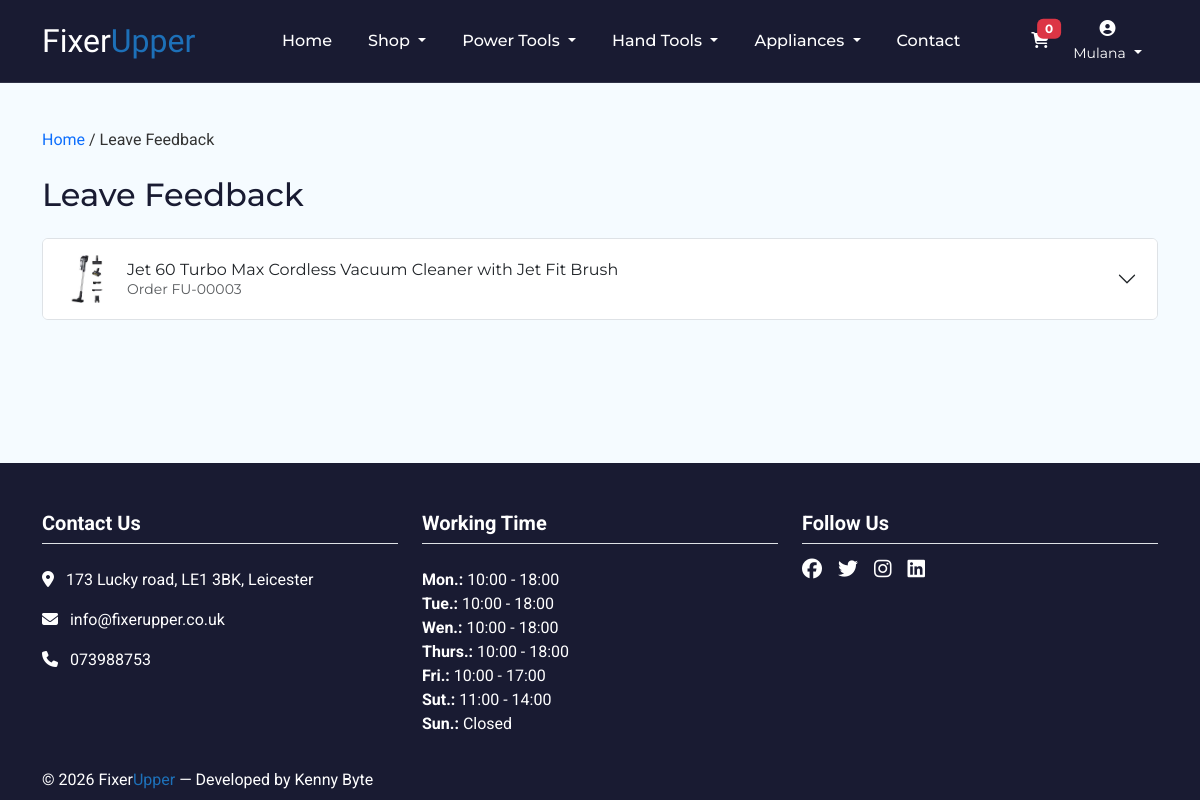
/feedback.php (signed in), run on the app's committed database.
### tables this page shows
CREATE TABLE `categories` (
  `id` int(11) NOT NULL,
  `parent` int(11) NOT NULL,
  `category` varchar(255) NOT NULL,
  `active` tinyint(1) NOT NULL DEFAULT 0
);

CREATE TABLE `products` (
  `id` int(11) NOT NULL,
  `categoryID` int(11) DEFAULT NULL,
  `brandID` int(11) DEFAULT NULL,
  `sku` varchar(255) NOT NULL,
  `name` varchar(255) NOT NULL,
  `description` text DEFAULT NULL,
  `image` varchar(255) DEFAULT NULL,
  `price` double NOT NULL,
  `qty` int(11) NOT NULL,
  `status` int(11) NOT NULL
);

CREATE TABLE `orders` (
  `id` int(11) NOT NULL,
  `userID` int(11) NOT NULL,
  `deliveryID` int(11) DEFAULT NULL,
  `peymentMethodID` int(11) NOT NULL,
  `status` enum('pending','paid','shipped','completed','cancelled') NOT NULL DEFAULT 'pending',
  `totalItems` double NOT NULL,
  `deliveryPrice` double NOT NULL,
  `total` double NOT NULL,
  `created_at` datetime NOT NULL DEFAULT current_timestamp()
);

### includes/functions.php (called while the page is built, shortened)
<?php
    function isCustomer() {
        return isset($_SESSION['customer_id']) && isset($_SESSION['customer_role']) && $_SESSION['customer_role'] === 0;
    }
    function orderNumber(int $id): string {
        return 'FU-' . str_pad($id, 5, '0', STR_PAD_LEFT);
    }

### feedback.php (the view, shortened to what this page needs)
<?php
    require_once __DIR__ . '/includes/init.php';
    $stmt = $conn->prepare("
        SELECT DISTINCT
            p.id,
            p.name,
            p.image,
            o.id AS orderID
        FROM order_items oi
        JOIN orders o   ON o.id  = oi.orderID
        JOIN products p ON p.id  = oi.productID
        WHERE o.userID  = ?
        AND o.status  = 'completed'
        AND NOT EXISTS (
            SELECT 1 FROM reviews r
            WHERE r.userID    = ?
                AND r.productID = p.id
        )
        ORDER BY o.created_at DESC
    ");
    $stmt->bind_param("ii", $_SESSION['customer_id'], $_SESSION['customer_id']);
    $stmt->execute();
    $products = $stmt->get_result();
    include('./includes/header.php');
?>
<section class="py-5">
    <div class="container">
        <nav class="breadcrumbs mb-4">
            <a href="index.php">Home</a> / <span>Leave Feedback</span>
        </nav>
        <h1 class="mb-4">Leave Feedback</h1>
        <?php if ($products->num_rows === 0): ?>
            <div class="card p-5 text-center">
                <p class="text-muted mb-3">
                    No products to review yet.<br>
                    Reviews are available for products from completed orders.
                </p>
                <a href="my_orders.php" class="btn-cta d-inline-block mx-auto">My Orders</a>
            </div>
        <?php else: ?>
            <div class="accordion" id="feedbackAccordion">
                <?php while ($product = $products->fetch_assoc()): ?>
                    <?php $collapse_id = 'product_' . $product['id'] . '_' . $product['orderID']; ?>
                    <div class="accordion-item mb-2">
                        <h2 class="accordion-header">
                            <button class="accordion-button collapsed" type="button"
                                    data-bs-toggle="collapse"
                                    data-bs-target="#<?= $collapse_id ?>">
                                <div class="d-flex align-items-center gap-3">
                                    <?php if ($product['image']): ?>
                                        <img src="./img/products/<?= htmlspecialchars($product['image']) ?>"
                                             width="48" height="48" class="rounded" loading="lazy"
                                             alt="<?= htmlspecialchars($product['name']) ?>">
                                    <?php endif; ?>
                                    <div>
                                        <div><?= htmlspecialchars($product['name']) ?></div>
                                        <small class="text-muted">
                                            Order <?= orderNumber($product['orderID']) ?>
                                        </small>
                                    </div>
                                </div>
                            </button>
                        </h2>
                    </div>
                <?php endwhile; ?>
            </div>
        <?php endif; ?>
    </div>
</section>
<?php include('includes/footer.php'); ?>

### includes/header.php (shortened to what this page needs)
<!DOCTYPE html>
<html lang="en">
<head>
  <link href="https://cdn.jsdelivr.net/npm/bootstrap-icons@1.10.5/font/bootstrap-icons.css" rel="stylesheet">
  <link rel="stylesheet" href="https://cdnjs.cloudflare.com/ajax/libs/font-awesome/6.5.0/css/all.min.css">
  <link href="https://cdn.jsdelivr.net/npm/bootstrap@5.3.2/dist/css/bootstrap.min.css" rel="stylesheet">
  <link rel="stylesheet" href="./css/style.css">
</head>
<body>
  <?php
    $cartCount = 0;
  ?>
  <header>
    <nav class="navbar navbar-expand-lg navbar-dark fixed-top custom-navbar">
      <div class="container d-flex align-items-center justify-content-between">
        <a class="navbar-brand" href="index.php">
          Fixer<span class="logo-accent">Upper</span>
        </a>
        <div class="d-flex align-items-center order-lg-3">
          <a class="nav-link me-4 position-relative" href="cart.php">
            <i class="fa-solid fa-cart-shopping"></i>
            <span id="cartCount" class="badge bg-danger position-absolute top-0 start-100 translate-middle"> <?= $cartCount ?> </span>
          </a>
          <?php if (!isCustomer()): ?>
            <a class="nav-link text-center me-2" href="auth.php">
              <i class="fa-solid fa-user"></i> <small>Login</small>
            </a>
          <?php else: ?>
            <div class="dropdown text-center me-3">
              <a class="nav-link dropdown-toggle" href="#" data-bs-toggle="dropdown">
                <i class="fa-solid fa-user-circle"></i><br>
                <small><?= htmlspecialchars($_SESSION['customer_name']) ?></small>
              </a>
            </div>
          <?php endif; ?>
        </div>
        <div class="collapse navbar-collapse order-lg-2" id="mainNav">
          <ul class="navbar-nav mx-auto align-items-center">
            <li class="nav-item">
              <a class="nav-link" href="index.php">Home</a>
            </li>
            <li class="nav-item dropdown position-static">
              <a class="nav-link dropdown-toggle" href="#" data-bs-toggle="dropdown">
                Shop
              </a>
            </li>
            <?php
            $cats = $conn->query("SELECT * FROM categories WHERE parent = 0 AND active = 1");
            while ($cat = $cats->fetch_assoc()):
            ?>
              <li class="nav-item dropdown position-static">
                <a class="nav-link dropdown-toggle" href="#" data-bs-toggle="dropdown">
                  <?= htmlspecialchars($cat['category']) ?>
                </a>
              </li>
            <?php endwhile; ?>
            <li class="nav-item">
              <a class="nav-link" href="contact.php">Contact</a>
            </li>
          </ul>
        </div>
      </div>
    </nav>
  </header>

### css/style.css (style rules this page uses)
:root { --navbar-height: 80px; --color-dark: #191b32; --color-accent: #1d70b8; --color-cta: #3FB6D1; --color-cta-hover: #2C9FBB; --color-text: #333; --color-bg: #F5FBFF; --color-white: #ffffff; --color-border: #eee; --color-star: #f5a623; }
body { font-family: 'Roboto', sans-serif; margin: 0; padding: 0; background: var(--color-bg); color: var(--color-text); padding-top: var(--navbar-height); min-height: 100vh; display: flex; flex-direction: column; }
h1, h2, h3 { font-family: 'Montserrat', sans-serif; color: var(--color-dark); }
h1 { font-size: 32px; }
h2 { font-size: 28px; }
a { text-decoration: none; }
.navbar, .custom-navbar { background: var(--color-dark); padding: 12px 0; font-family: 'Montserrat', sans-serif; border-bottom: 1px solid rgba(255,255,255,0.1); }
.navbar-brand { font-family: "Exo 2", sans-serif; font-size: 32px; }
.logo-accent { color: var(--color-accent); }
.navbar-nav .nav-link { margin: 0 10px; font-weight: 500; }
.nav-link, .nav-link i, .nav-link small { color: var(--color-white) !important; }

### data on the page
categories: category "Power Tools"
categories: category "Hand Tools"
categories: category "Appliances"
products: image (picture), name "Jet 60 Turbo Max Cordless Vacuum Cleaner with Jet Fit Brush", orders.id "FU-00003"

### other printed values
$cartCount "0"
$_SESSION['customer_name'] "Mulana"
